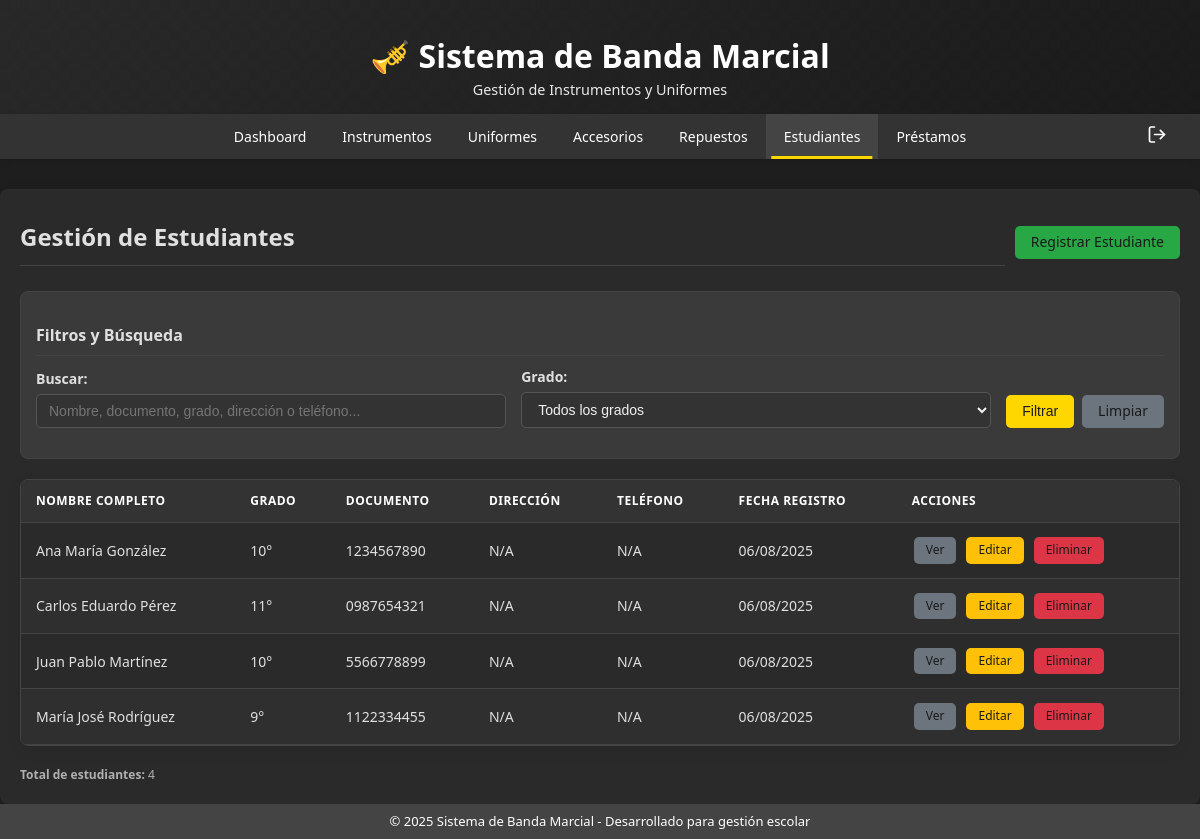
The page /modules/estudiantes/index.php (signed in) on the database its author committed.
### tables this page shows
CREATE TABLE IF NOT EXISTS estudiantes (
  id INT AUTO_INCREMENT PRIMARY KEY,
  nombre_completo VARCHAR(150) NOT NULL,
  grado VARCHAR(20) NOT NULL,
  documento_identidad VARCHAR(50) UNIQUE NOT NULL,
  direccion VARCHAR(255) NULL,  
  telefono VARCHAR(20) NULL,    
  fecha_registro TIMESTAMP DEFAULT CURRENT_TIMESTAMP,
  activo BOOLEAN DEFAULT TRUE
);

### modules/estudiantes/index.php (the view, shortened to what this page needs)
<?php
require_once '../../includes/header.php';
$conn = getDBConnection();
$buscar = isset($_GET['buscar']) ? $_GET['buscar'] : '';
$sql = "SELECT id, nombre_completo, grado, documento_identidad, direccion, telefono, fecha_registro, activo FROM estudiantes WHERE 1=1";
$params = [];
$sql .= " ORDER BY nombre_completo";
try {
    $stmt = $conn->prepare($sql);
    $stmt->execute($params);
    $estudiantes = $stmt->fetchAll(PDO::FETCH_ASSOC);
} catch(PDOException $e) {
    echo "Error: " . $e->getMessage();
}
?>
<div class="main-content">
    <div class="header-actions">
        <h2>Gestión de Estudiantes</h2>
        <div class="btn-group">
            <a href="crear.php" class="btn btn-success">Registrar Estudiante</a>
        </div>
    </div>
    <div class="filters">
        <h3>Filtros y Búsqueda</h3>
        <form method="GET">
            <div class="form-row">
                <div class="form-group">
                    <label>Buscar:</label>
                    <input type="text" name="buscar" class="form-control" placeholder="Nombre, documento, grado, dirección o teléfono..." value="<?php echo htmlspecialchars($buscar); ?>">
                </div>
                <div class="form-group">
                    <label>Grado:</label>
                    <select name="grado" class="form-control">
                        <option value="">Todos los grados</option>
                    </select>
                </div>
                <div class="form-group">
                    <div class="btn-group">
                        <button type="submit" class="btn">Filtrar</button>
                        <a href="index.php" class="btn btn-secondary">Limpiar</a>
                    </div>
                </div>
            </div>
        </form>
    </div>
    <div class="table-container">
        <table id="tabla-datos">
            <thead>
                <tr>
                    <th>Nombre Completo</th>
                    <th>Grado</th>
                    <th>Documento</th>
                    <th>Dirección</th>
                    <th>Teléfono</th>
                    <th>Fecha Registro</th>
                    <th>Acciones</th>
                </tr>
            </thead>
            <tbody>
                <?php if (empty($estudiantes)): ?>
                <tr>
                    <td colspan="7" style="text-align: center; padding: 30px;">
                        No se encontraron estudiantes con los filtros aplicados.
                    </td>
                </tr>
                <?php else: ?>
                <?php foreach ($estudiantes as $estudiante): ?>
                <tr>
                    <td><?php echo htmlspecialchars($estudiante['nombre_completo']); ?></td>
                    <td><?php echo htmlspecialchars($estudiante['grado']); ?></td>
                    <td><?php echo htmlspecialchars($estudiante['documento_identidad']); ?></td>
                    <td><?php echo htmlspecialchars($estudiante['direccion'] ?? 'N/A'); ?></td>
                    <td><?php echo htmlspecialchars($estudiante['telefono'] ?? 'N/A'); ?></td>
                    <td><?php echo date('d/m/Y', strtotime($estudiante['fecha_registro'])); ?></td>
                    <td>
                        <div class="table-actions">
                            <a href="ver.php?id=<?php echo $estudiante['id']; ?>" class="btn btn-secondary">Ver</a>
                            <a href="editar.php?id=<?php echo $estudiante['id']; ?>" class="btn btn-warning">Editar</a>
                            <a href="eliminar.php?id=<?php echo $estudiante['id']; ?>" class="btn btn-danger" onclick="return confirmarEliminacion('¿Está seguro de eliminar este estudiante?')">Eliminar</a>
                        </div>
                    </td>
                </tr>
                <?php endforeach; ?>
                <?php endif; ?>
            </tbody>
        </table>
    </div>
    <div class="text-small text-muted">
        <strong>Total de estudiantes:</strong> <?php echo count($estudiantes); ?>
    </div>
</div>
<?php require_once '../../includes/footer.php'; ?>

### rows shown on the page
estudiantes: nombre_completo "Ana María González", grado "10°", documento_identidad "1234567890", direccion "N/A", telefono "N/A", fecha_registro "06/08/2025"
estudiantes: nombre_completo "Carlos Eduardo Pérez", grado "11°", documento_identidad "0987654321", direccion "N/A", telefono "N/A", fecha_registro "06/08/2025"
estudiantes: nombre_completo "Juan Pablo Martínez", grado "10°", documento_identidad "5566778899", direccion "N/A", telefono "N/A", fecha_registro "06/08/2025"
estudiantes: nombre_completo "María José Rodríguez", grado "9°", documento_identidad "1122334455", direccion "N/A", telefono "N/A", fecha_registro "06/08/2025"

### other values the page prints
count($estudiantes) "4"
